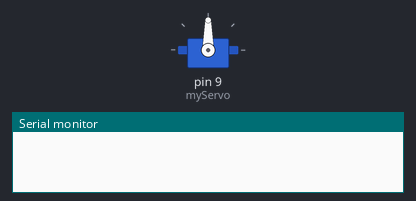
A sketch run on a simulated Arduino Uno, built with avr-gcc and run on an emulated ATmega328P. On the bench: servo, the last lines printed to the serial monitor.

Above: at 0.1 s.
At 5.1 s:
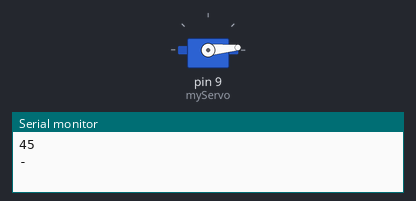
Timing chart, 0 to 6.6 s (numbered marks = the images above):
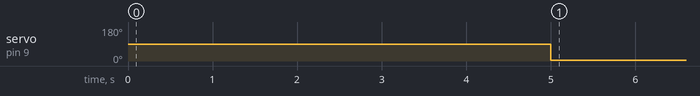

The sketch:

LightBoxMotor2.ino
```cpp
#include <Servo.h>

Servo myServo;

int loc = 0; //servo location

void setup() {
   Serial.begin(9600);
   myServo.attach(9);
}

void loop() {

 //myServo.writeMicroseconds(loc);
    loc = loc + 45;
  delay(5000);
  myServo.write(5); // tell servo to go to position in variable 'loc'
  delay(20);

Serial.println (loc);
    Serial.println ("-");
 }
```

Measured:
- by itself, servo on pin 9 (myServo): 90° → 5° at 5.0 s
